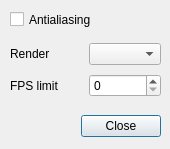
<?xml version="1.0" encoding="UTF-8"?>
<ui version="4.0">
 <class>HUD2RenderDialog</class>
 <widget class="QDialog" name="HUD2RenderDialog">
  <property name="geometry">
   <rect>
    <x>0</x>
    <y>0</y>
    <width>170</width>
    <height>149</height>
   </rect>
  </property>
  <property name="sizePolicy">
   <sizepolicy hsizetype="Fixed" vsizetype="Fixed">
    <horstretch>0</horstretch>
    <verstretch>0</verstretch>
   </sizepolicy>
  </property>
  <property name="windowTitle">
   <string>Render</string>
  </property>
  <widget class="QWidget" name="gridLayoutWidget_2">
   <property name="geometry">
    <rect>
     <x>10</x>
     <y>40</y>
     <width>151</width>
     <height>61</height>
    </rect>
   </property>
   <layout class="QGridLayout" name="gridLayout_3">
    <item row="0" column="1">
     <widget class="QComboBox" name="renderComboBox"/>
    </item>
    <item row="0" column="0">
     <widget class="QLabel" name="label_7">
      <property name="text">
       <string>Render</string>
      </property>
     </widget>
    </item>
    <item row="1" column="0">
     <widget class="QLabel" name="label_2">
      <property name="text">
       <string>FPS limit</string>
      </property>
     </widget>
    </item>
    <item row="1" column="1">
     <widget class="QSpinBox" name="fpsSpinBox"/>
    </item>
   </layout>
  </widget>
  <widget class="QCheckBox" name="aacheckBox">
   <property name="geometry">
    <rect>
     <x>10</x>
     <y>10</y>
     <width>92</width>
     <height>19</height>
    </rect>
   </property>
   <property name="text">
    <string>Antialiasing</string>
   </property>
  </widget>
  <widget class="QDialogButtonBox" name="buttonBox">
   <property name="geometry">
    <rect>
     <x>60</x>
     <y>110</y>
     <width>101</width>
     <height>33</height>
    </rect>
   </property>
   <property name="standardButtons">
    <set>QDialogButtonBox::Close</set>
   </property>
  </widget>
 </widget>
 <resources/>
 <connections>
  <connection>
   <sender>buttonBox</sender>
   <signal>clicked(QAbstractButton*)</signal>
   <receiver>HUD2RenderDialog</receiver>
   <slot>close()</slot>
   <hints>
    <hint type="sourcelabel">
     <x>110</x>
     <y>126</y>
    </hint>
    <hint type="destinationlabel">
     <x>84</x>
     <y>74</y>
    </hint>
   </hints>
  </connection>
 </connections>
</ui>
